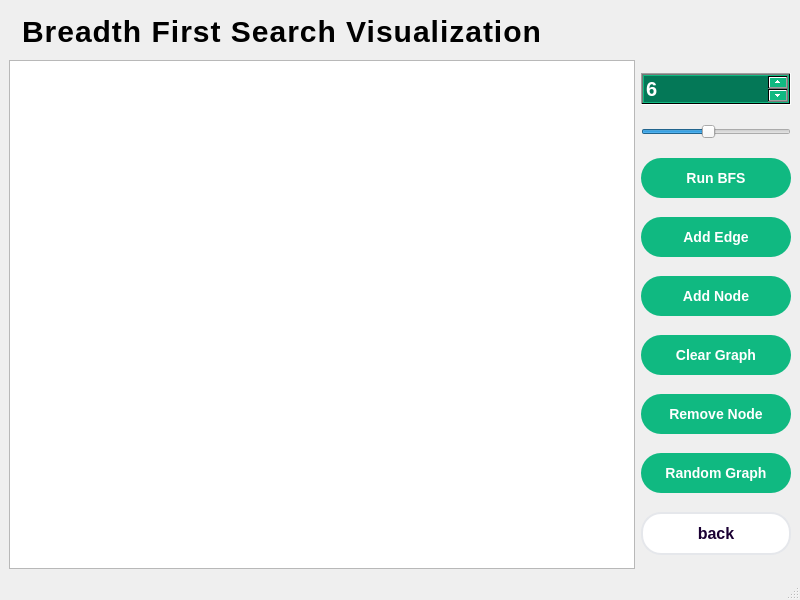
<?xml version="1.0" encoding="UTF-8"?>
<ui version="4.0">
 <class>bfs_window</class>
 <widget class="QMainWindow" name="bfs_window">
  <property name="geometry">
   <rect>
    <x>0</x>
    <y>0</y>
    <width>800</width>
    <height>600</height>
   </rect>
  </property>
  <property name="windowTitle">
   <string>MainWindow</string>
  </property>
  <widget class="QWidget" name="centralwidget">
   <layout class="QGridLayout" name="gridLayout_2">
    <item row="0" column="0">
     <layout class="QGridLayout" name="gridLayout">
      <item row="0" column="0">
       <widget class="QLabel" name="label">
        <property name="styleSheet">
         <string notr="true">QLabel {
    font-family: &quot;Rockwell&quot;, &quot;Segoe UI&quot;, Arial, sans-serif;
    font-size: 30px;
    font-weight: bold;
	color: qlineargradient(
        spread:pad, 
        x1:0, y1:0, x2:1, y2:0, 
        stop:0 #0077b6, stop:1 #48cae4
    );
    qproperty-alignment: AlignCenter;
    letter-spacing: 1px;
    text-transform: uppercase;
    background: transparent;
    padding: 5px;
}

</string>
        </property>
        <property name="text">
         <string>Breadth First Search Visualization</string>
        </property>
       </widget>
      </item>
      <item row="1" column="0">
       <layout class="QHBoxLayout" name="horizontalLayout" stretch="10,2">
        <item>
         <widget class="QGraphicsView" name="graphicsView"/>
        </item>
        <item>
         <layout class="QVBoxLayout" name="verticalLayout">
          <item>
           <widget class="QSpinBox" name="spinNodeCount">
            <property name="styleSheet">
             <string notr="true">QSpinBox {
    background-color: qlineargradient(stop:0 #10b981, stop:1 #059669);
    color: white;
    font-size: 20px;
    font-weight: 700;
}

/* Hover */
QSpinBox:hover {
    background-color: #059669;
}

/* Pressed */
QSpinBox:pressed {
    background-color: #047857;
}</string>
            </property>
            <property name="minimum">
             <number>1</number>
            </property>
            <property name="maximum">
             <number>50</number>
            </property>
            <property name="value">
             <number>6</number>
            </property>
           </widget>
          </item>
          <item>
           <widget class="QSlider" name="speedSlider">
            <property name="minimum">
             <number>100</number>
            </property>
            <property name="maximum">
             <number>1000</number>
            </property>
            <property name="value">
             <number>500</number>
            </property>
            <property name="orientation">
             <enum>Qt::Orientation::Horizontal</enum>
            </property>
           </widget>
          </item>
          <item>
           <widget class="QPushButton" name="btnRunBFS">
            <property name="styleSheet">
             <string notr="true">    QPushButton {
        background: qlineargradient(stop:0 #10b981, stop:1 #059669);
        color: white;
        font-size: 14px;
        font-weight: 700;
        border: none;
        border-radius: 20px;
        padding: 12px 24px;
        transition: all 0.3s ease;
    }
    QPushButton:hover {
        background: qlineargradient(stop:0 #059669, stop:1 #047857);
    }
    QPushButton:pressed {
        background: qlineargradient(stop:0 #047857, stop:1 #065f46);
        padding: 14px 24px 10px 24px;
    }</string>
            </property>
            <property name="text">
             <string>Run BFS</string>
            </property>
           </widget>
          </item>
          <item>
           <widget class="QPushButton" name="btnAddEdge">
            <property name="styleSheet">
             <string notr="true">    QPushButton {
        background: qlineargradient(stop:0 #10b981, stop:1 #059669);
        color: white;
        font-size: 14px;
        font-weight: 700;
        border: none;
        border-radius: 20px;
        padding: 12px 24px;
        transition: all 0.3s ease;
    }
    QPushButton:hover {
        background: qlineargradient(stop:0 #059669, stop:1 #047857);
    }
    QPushButton:pressed {
        background: qlineargradient(stop:0 #047857, stop:1 #065f46);
        padding: 14px 24px 10px 24px;
    }</string>
            </property>
            <property name="text">
             <string>Add Edge</string>
            </property>
           </widget>
          </item>
          <item>
           <widget class="QPushButton" name="btnAddNode">
            <property name="styleSheet">
             <string notr="true">    QPushButton {
        background: qlineargradient(stop:0 #10b981, stop:1 #059669);
        color: white;
        font-size: 14px;
        font-weight: 700;
        border: none;
        border-radius: 20px;
        padding: 12px 24px;
        transition: all 0.3s ease;
    }
    QPushButton:hover {
        background: qlineargradient(stop:0 #059669, stop:1 #047857);
    }
    QPushButton:pressed {
        background: qlineargradient(stop:0 #047857, stop:1 #065f46);
        padding: 14px 24px 10px 24px;
    }</string>
            </property>
            <property name="text">
             <string>Add Node</string>
            </property>
           </widget>
          </item>
          <item>
           <widget class="QPushButton" name="btnClearGraph">
            <property name="styleSheet">
             <string notr="true">    QPushButton {
        background: qlineargradient(stop:0 #10b981, stop:1 #059669);
        color: white;
        font-size: 14px;
        font-weight: 700;
        border: none;
        border-radius: 20px;
        padding: 12px 24px;
        transition: all 0.3s ease;
    }
    QPushButton:hover {
        background: qlineargradient(stop:0 #059669, stop:1 #047857);
    }
    QPushButton:pressed {
        background: qlineargradient(stop:0 #047857, stop:1 #065f46);
        padding: 14px 24px 10px 24px;
    }</string>
            </property>
            <property name="text">
             <string>Clear Graph</string>
            </property>
           </widget>
          </item>
          <item>
           <widget class="QPushButton" name="btnRemoveNode">
            <property name="styleSheet">
             <string notr="true">    QPushButton {
        background: qlineargradient(stop:0 #10b981, stop:1 #059669);
        color: white;
        font-size: 14px;
        font-weight: 700;
        border: none;
        border-radius: 20px;
        padding: 12px 24px;
        transition: all 0.3s ease;
    }
    QPushButton:hover {
        background: qlineargradient(stop:0 #059669, stop:1 #047857);
    }
    QPushButton:pressed {
        background: qlineargradient(stop:0 #047857, stop:1 #065f46);
        padding: 14px 24px 10px 24px;
    }</string>
            </property>
            <property name="text">
             <string>Remove Node</string>
            </property>
           </widget>
          </item>
          <item>
           <widget class="QPushButton" name="btnRandomGraph">
            <property name="styleSheet">
             <string notr="true">    QPushButton {
        background: qlineargradient(stop:0 #10b981, stop:1 #059669);
        color: white;
        font-size: 14px;
        font-weight: 700;
        border: none;
        border-radius: 20px;
        padding: 12px 24px;
        transition: all 0.3s ease;
    }
    QPushButton:hover {
        background: qlineargradient(stop:0 #059669, stop:1 #047857);
    }
    QPushButton:pressed {
        background: qlineargradient(stop:0 #047857, stop:1 #065f46);
        padding: 14px 24px 10px 24px;
    }</string>
            </property>
            <property name="text">
             <string>Random Graph</string>
            </property>
           </widget>
          </item>
          <item>
           <widget class="QPushButton" name="btnBack">
            <property name="styleSheet">
             <string notr="true"> QPushButton {
        background: qlineargradient(stop:0 #ffffff, stop:1 #f3f4f6);
        color: #1a0033;
        font-size: 16px;
        font-weight: 700;
        border: 2px solid #e5e7eb;
        border-radius: 20px;
        padding: 10px 20px;
        transition: all 0.3s ease;
    }
    QPushButton:hover {
        background: qlineargradient(stop:0 #e5e7eb, stop:1 #d1d5db);
        border: 2px solid #9ca3af;
        color: #0f172a;
    }
    QPushButton:pressed {
        background: qlineargradient(stop:0 #9ca3af, stop:1 #6b7280);
        border: 2px solid #6b7280;
        color: #0f172a;
        padding: 11px 20px 9px 20px;
    }</string>
            </property>
            <property name="text">
             <string>back</string>
            </property>
           </widget>
          </item>
         </layout>
        </item>
       </layout>
      </item>
     </layout>
    </item>
   </layout>
  </widget>
  <widget class="QMenuBar" name="menubar">
   <property name="geometry">
    <rect>
     <x>0</x>
     <y>0</y>
     <width>800</width>
     <height>21</height>
    </rect>
   </property>
  </widget>
  <widget class="QStatusBar" name="statusbar"/>
 </widget>
 <resources/>
 <connections/>
</ui>
